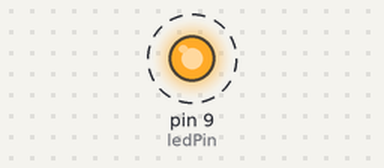
A sketch run on a simulated Arduino Uno, built with avr-gcc and run on an emulated ATmega328P. On the bench: output pins drawn as LEDs (lit = HIGH). Dashed ring = blinking.

Above: at 0.5 s.
Timing chart, 0 to 4.6 s (numbered marks = the images above):
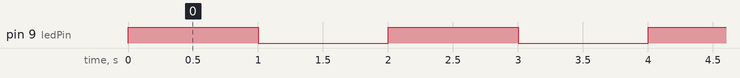

The sketch:

02_Pin9LED.ino
```cpp
int ledPin = 9; // a nickname for pin 9

//telling Arduino Uno Eka R4 that we will be using pin 9 to send voltage signals
void setup(){
  pinMode(9, OUTPUT);
}
//blinking on loop just like before
void loop(){
  digitalWrite(ledPin, HIGH);
  delay(1000);
  digitalWrite(ledPin, LOW);
  delay(1000);
}
```

Measured:
- by itself, pin 9 (ledPin): alternates HIGH for 1.0 s and LOW for 1.0 s
